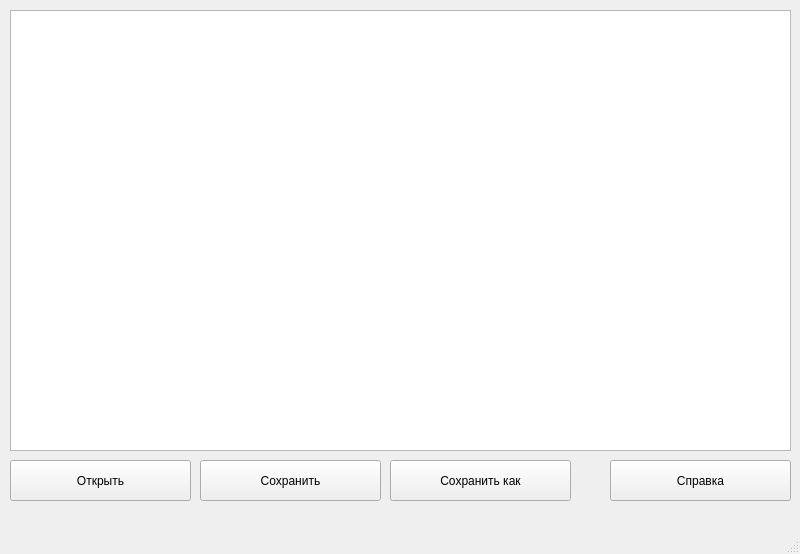
<?xml version="1.0" encoding="UTF-8"?>
<ui version="4.0">
 <class>MainWindow</class>
 <widget class="QMainWindow" name="MainWindow">
  <property name="geometry">
   <rect>
    <x>0</x>
    <y>0</y>
    <width>800</width>
    <height>554</height>
   </rect>
  </property>
  <property name="windowTitle">
   <string>MainWindow</string>
  </property>
  <widget class="QWidget" name="centralwidget">
   <widget class="QTextEdit" name="textEdit">
    <property name="geometry">
     <rect>
      <x>10</x>
      <y>10</y>
      <width>781</width>
      <height>441</height>
     </rect>
    </property>
   </widget>
   <widget class="QPushButton" name="buttonOpen">
    <property name="geometry">
     <rect>
      <x>10</x>
      <y>460</y>
      <width>181</width>
      <height>41</height>
     </rect>
    </property>
    <property name="text">
     <string>Открыть</string>
    </property>
   </widget>
   <widget class="QPushButton" name="buttonSave">
    <property name="geometry">
     <rect>
      <x>200</x>
      <y>460</y>
      <width>181</width>
      <height>41</height>
     </rect>
    </property>
    <property name="text">
     <string>Сохранить</string>
    </property>
   </widget>
   <widget class="QPushButton" name="buttonHelp">
    <property name="geometry">
     <rect>
      <x>610</x>
      <y>460</y>
      <width>181</width>
      <height>41</height>
     </rect>
    </property>
    <property name="focusPolicy">
     <enum>Qt::TabFocus</enum>
    </property>
    <property name="text">
     <string>Справка</string>
    </property>
   </widget>
   <widget class="QPushButton" name="buttonSaveAs">
    <property name="geometry">
     <rect>
      <x>390</x>
      <y>460</y>
      <width>181</width>
      <height>41</height>
     </rect>
    </property>
    <property name="text">
     <string>Сохранить как</string>
    </property>
   </widget>
  </widget>
  <widget class="QMenuBar" name="menubar">
   <property name="geometry">
    <rect>
     <x>0</x>
     <y>0</y>
     <width>800</width>
     <height>26</height>
    </rect>
   </property>
  </widget>
  <widget class="QStatusBar" name="statusbar"/>
 </widget>
 <resources/>
 <connections/>
</ui>
